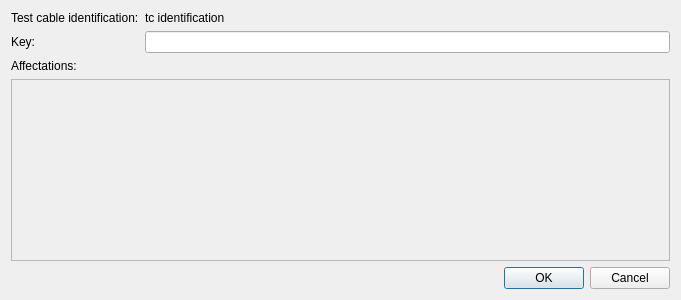
<?xml version="1.0" encoding="UTF-8"?>
<ui version="4.0">
 <class>mdtTtLogicalTestCableDialog</class>
 <widget class="QDialog" name="mdtTtLogicalTestCableDialog">
  <property name="geometry">
   <rect>
    <x>0</x>
    <y>0</y>
    <width>681</width>
    <height>300</height>
   </rect>
  </property>
  <property name="windowTitle">
   <string>Logical test cable</string>
  </property>
  <layout class="QVBoxLayout" name="verticalLayout">
   <item>
    <layout class="QFormLayout" name="formLayout">
     <item row="0" column="0">
      <widget class="QLabel" name="lbTestCableIdentificationLabel">
       <property name="text">
        <string>Test cable identification:</string>
       </property>
      </widget>
     </item>
     <item row="0" column="1">
      <widget class="QLabel" name="lbTestCableIdentification">
       <property name="text">
        <string>tc identification</string>
       </property>
       <property name="textInteractionFlags">
        <set>Qt::LinksAccessibleByMouse|Qt::TextSelectableByKeyboard|Qt::TextSelectableByMouse</set>
       </property>
      </widget>
     </item>
     <item row="1" column="0">
      <widget class="QLabel" name="lbLogicalTestCableKey">
       <property name="text">
        <string>Key:</string>
       </property>
      </widget>
     </item>
     <item row="1" column="1">
      <widget class="QLineEdit" name="leLogicalCableKey"/>
     </item>
    </layout>
   </item>
   <item>
    <widget class="QLabel" name="lbAffectation">
     <property name="font">
      <font>
       <weight>50</weight>
       <bold>false</bold>
      </font>
     </property>
     <property name="text">
      <string>Affectations:</string>
     </property>
    </widget>
   </item>
   <item>
    <widget class="QScrollArea" name="scAffectationWidget">
     <property name="widgetResizable">
      <bool>true</bool>
     </property>
     <widget class="QWidget" name="scrollAreaWidgetContents">
      <property name="geometry">
       <rect>
        <x>0</x>
        <y>0</y>
        <width>667</width>
        <height>190</height>
       </rect>
      </property>
     </widget>
    </widget>
   </item>
   <item>
    <widget class="QDialogButtonBox" name="buttonBox">
     <property name="orientation">
      <enum>Qt::Horizontal</enum>
     </property>
     <property name="standardButtons">
      <set>QDialogButtonBox::Cancel|QDialogButtonBox::Ok</set>
     </property>
    </widget>
   </item>
  </layout>
 </widget>
 <resources/>
 <connections>
  <connection>
   <sender>buttonBox</sender>
   <signal>accepted()</signal>
   <receiver>mdtTtLogicalTestCableDialog</receiver>
   <slot>accept()</slot>
   <hints>
    <hint type="sourcelabel">
     <x>248</x>
     <y>254</y>
    </hint>
    <hint type="destinationlabel">
     <x>157</x>
     <y>274</y>
    </hint>
   </hints>
  </connection>
  <connection>
   <sender>buttonBox</sender>
   <signal>rejected()</signal>
   <receiver>mdtTtLogicalTestCableDialog</receiver>
   <slot>reject()</slot>
   <hints>
    <hint type="sourcelabel">
     <x>316</x>
     <y>260</y>
    </hint>
    <hint type="destinationlabel">
     <x>286</x>
     <y>274</y>
    </hint>
   </hints>
  </connection>
 </connections>
</ui>
